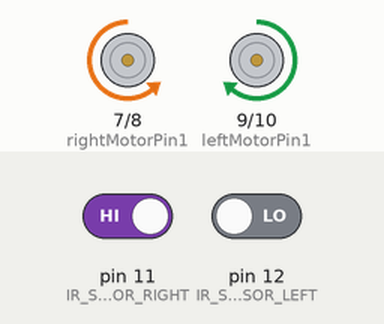
This sketch was run on a simulated Arduino Uno, built with avr-gcc and run on an emulated ATmega328P. On the bench: motor-driver pin pairs drawn as motors (green arrow = first pin HIGH = forward, orange = second pin HIGH = backward, longer = more drive, scaled by the enable pin). The inputs (shaded band) are chosen by the test bench; at power-on: pin 11 (IR_SENSOR_RIGHT) HIGH, pin 12 (IR_SENSOR_LEFT) LOW.

Above: at 1.2 s.
1.3 s: pin 11 (IR_SENSOR_RIGHT) driven LOW
At 1.9 s:
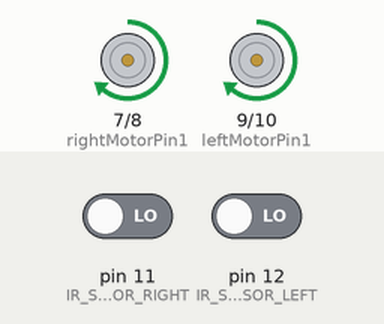
2.8 s: pin 12 (IR_SENSOR_LEFT) driven HIGH
At 3.1 s:
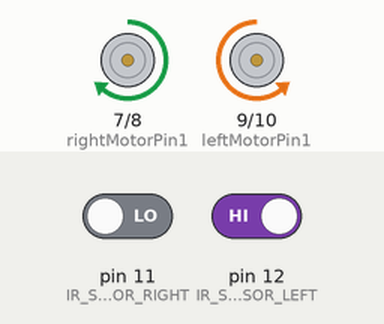
4.3 s: pin 11 (IR_SENSOR_RIGHT) driven HIGH
At 5.4 s:
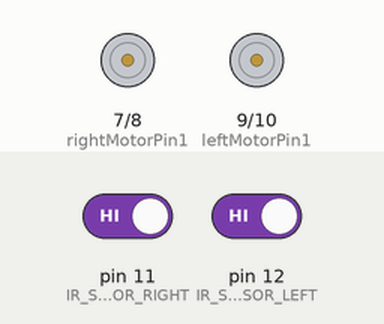
5.8 s: pin 12 (IR_SENSOR_LEFT) driven LOW
At 6.5 s:
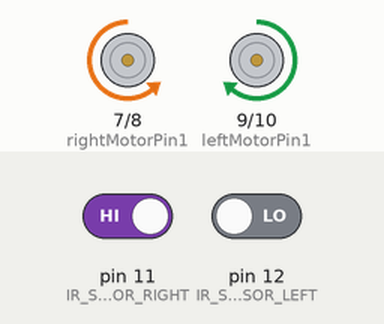
Timing chart, 0 to 8.3 s (numbered marks = the images above; inputs shaded):
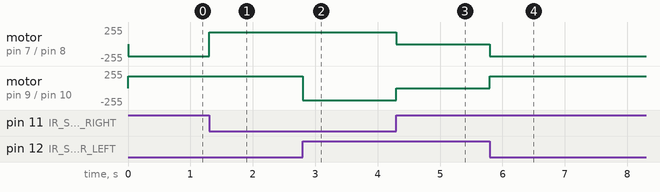

Measured:
- after the input at 1.3 s, motor on pin 7 (rightMotorPin1) / pin 8 (rightMotorPin2): backward 180/255 → forward 180/255 at once
- after the input at 2.8 s, motor on pin 9 (leftMotorPin1) / pin 10 (leftMotorPin2): forward 180/255 → backward 180/255 at once
- after the input at 4.3 s, motor on pin 7 (rightMotorPin1) / pin 8 (rightMotorPin2): forward 180/255 → stopped at once; motor on pin 9 (leftMotorPin1) / pin 10 (leftMotorPin2): backward 180/255 → stopped at once
- after the input at 5.8 s, motor on pin 7 (rightMotorPin1) / pin 8 (rightMotorPin2): stopped → backward 180/255 at once; motor on pin 9 (leftMotorPin1) / pin 10 (leftMotorPin2): stopped → forward 180/255 at once

The sketch:

Without_PID.ino
```cpp
// Use this,
//Arduino Uno board, Two IR sensors & L298N motor drive


#define IR_SENSOR_RIGHT 11
#define IR_SENSOR_LEFT 12
#define MOTOR_SPEED 180

//Right Motor
int rightMotorPin1=7;
int rightMotorPin2=8;
int enableRightMotor=6;

//Left Motor
int leftMotorPin1=9;
int leftMotorPin2=10;
int enableLeftMotor=5;

void setup() {

  pinMode(rightMotorPin1, OUTPUT);
  pinMode(rightMotorPin2, OUTPUT);
  pinMode(enableRightMotor, OUTPUT);

  pinMode(leftMotorPin1, OUTPUT);
  pinMode(leftMotorPin2, OUTPUT);
  pinMode(enableLeftMotor, OUTPUT);

  pinMode(IR_SENSOR_RIGHT, INPUT);
  pinMode(IR_SENSOR_LEFT, INPUT);

  MotorSpeed(0,0);
}


void loop() {

  int rightIRSensorValue = digitalRead(IR_SENSOR_RIGHT);
  int leftIRSensorValue = digitalRead(IR_SENSOR_LEFT);


  if (rightIRSensorValue == LOW && leftIRSensorValue == LOW)
  {
    MotorSpeed(MOTOR_SPEED, MOTOR_SPEED);
  }
  else if (rightIRSensorValue == HIGH && leftIRSensorValue == LOW )
  {
      MotorSpeed(-MOTOR_SPEED, MOTOR_SPEED);
  }
  else if (rightIRSensorValue == LOW && leftIRSensorValue == HIGH )
  {
      MotorSpeed(MOTOR_SPEED, -MOTOR_SPEED);
  }
  else
  {
    MotorSpeed(0, 0);
  }

}


void MotorSpeed(int rightMotorSpeed, int leftMotorSpeed) {

//Right Motor
  if (rightMotorSpeed < 0)
  {
    digitalWrite(rightMotorPin1,LOW);
    digitalWrite(rightMotorPin2,HIGH);
  }
  else if (rightMotorSpeed > 0)
  {
    digitalWrite(rightMotorPin1,HIGH);
    digitalWrite(rightMotorPin2,LOW);
  }
  else
  {
    digitalWrite(rightMotorPin1,LOW);
    digitalWrite(rightMotorPin2,LOW);
  }


//Left Motor
  if (leftMotorSpeed < 0)
  {
    digitalWrite(leftMotorPin1,LOW);
    digitalWrite(leftMotorPin2,HIGH);
  }
  else if (leftMotorSpeed > 0)
  {
    digitalWrite(leftMotorPin1,HIGH);
    digitalWrite(leftMotorPin2,LOW);
  }
  else
  {
    digitalWrite(leftMotorPin1,LOW);
    digitalWrite(leftMotorPin2,LOW);
  }


  analogWrite(enableRightMotor, abs(rightMotorSpeed));
  analogWrite(enableLeftMotor, abs(leftMotorSpeed));

}
```
